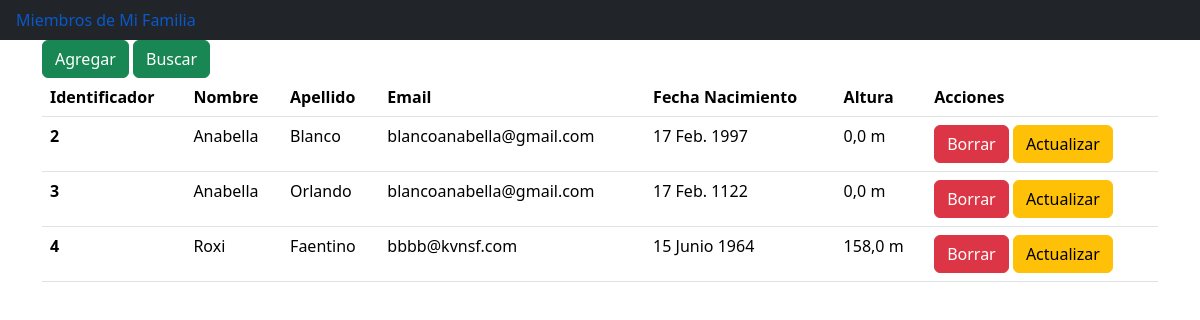
The page / on the database its author committed.
### familia/models.py (models this page shows)
class Persona(models.Model):
    nombre = models.CharField(max_length=100)
    apellido = models.CharField(max_length=100)
    email = models.CharField(max_length=100)
    fecha_nacimiento = models.DateField()
    altura = models.FloatField(default=0.0)

### familia/views.py (the view)
# urls.py: path('', views.index, name="index"),
def index(request):
    personas = Persona.objects.all()
    template = loader.get_template('familia/lista_familiares.html')
    context = {
        'personas': personas,
    }
    return HttpResponse(template.render(context, request))

### familia/templates/familia/lista_familiares.html (shortened to what this page needs)
{% extends "familia/index.html" %}
{% load bootstrap5 %}
{% block cuerpo %}
<div class="container">
  <div class="row">
    <div class="col">
      {% url 'agregar' as agregar_url %}
      {% url 'buscar' as buscar_url %}
      {% bootstrap_button "Agregar" button_class="btn-success" button_type="link" href=agregar_url %}
      {% bootstrap_button "Buscar" button_class="btn-success" button_type="link" href=buscar_url %}
    <div>
  <div>
  <div class="row">
    <div class="col">
        {% if personas %}
        <table class="table">
            <thead>
                <th scope="col">Identificador</th>
                <th scope="col">Nombre</th>
                <th scope="col">Apellido</th>
                <th scope="col">Email</th>
                <th scope="col">Fecha Nacimiento</th>
                <th scope="col">Altura</th>
                <th scope="col">Acciones</th>
            </thead>
            {% for p in personas %}
            <tbody>
                <tr>
                    <th scope="row">{{p.id}} </th>
                    <td> {{p.nombre}} </td>
                    <td> {{p.apellido}} </td>
                    <td> {{p.email}} </td>
                    <td> {{p.fecha_nacimiento}} </td>
                    <td> {{p.altura}} m</td>
                    <td>
                      {% url 'borrar' identificador=p.id as borrar_url %}
                      {% url 'actualizar' identificador=p.id as actualizar_url %}
                      {% bootstrap_button "Borrar" size="sm" button_class="btn-danger" button_type="link" href=borrar_url %}
                      {% bootstrap_button "Actualizar" size="sm" button_class="btn-warning" button_type="link" href=actualizar_url %}
                    </td>
                </tr>
            </tbody>
            {% endfor %}
        </table>
        {% else %}
            <p>No tienes familiares cargados</p>
        {% endif %}
    </div>
  </div>
</div>
{% endblock %}

### familia/templates/familia/index.html (shortened to what this page needs)
{% load bootstrap5 %}
{% bootstrap_css %}
<ul class="nav bg-dark fixed">
  <li class="nav-item">
    <a class="nav-link active" href="{%url  'index' %}"> Miembros de Mi Familia</a>
  </li>
</ul>
{% block  cuerpo %}
{% endblock %}

### rows shown on the page
Persona: id "2", nombre "Anabella", apellido "Blanco", email "blancoanabella@gmail.com", fecha_nacimiento "17 Feb. 1997", altura "0,0", bootstrap_button "Borrar", bootstrap_button "Actualizar"
Persona: id "3", nombre "Anabella", apellido "Orlando", email "blancoanabella@gmail.com", fecha_nacimiento "17 Feb. 1122", altura "0,0", bootstrap_button "Borrar", bootstrap_button "Actualizar"
Persona: id "4", nombre "Roxi", apellido "Faentino", email "bbbb@kvnsf.com", fecha_nacimiento "15 Junio 1964", altura "158,0", bootstrap_button "Borrar", bootstrap_button "Actualizar"
